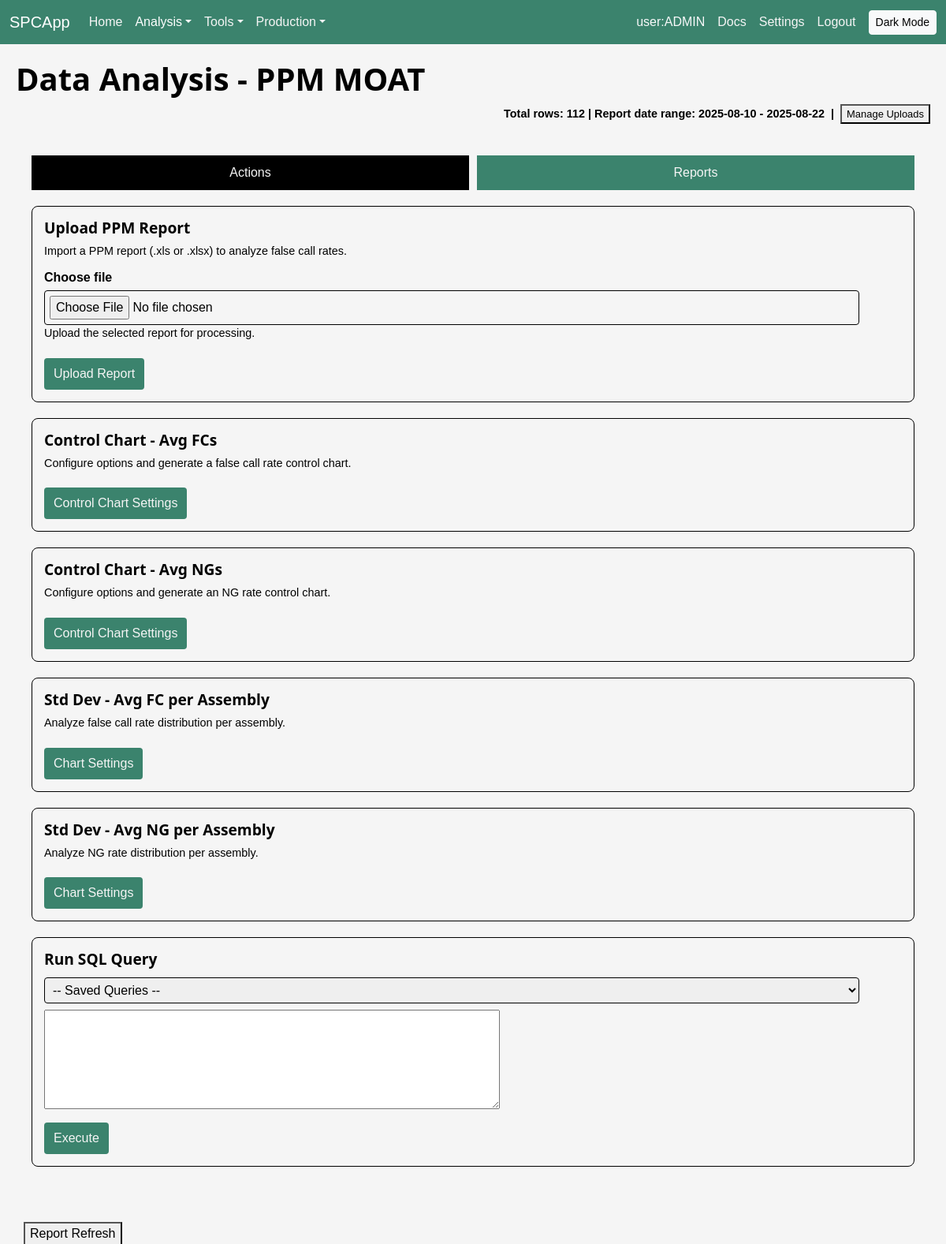
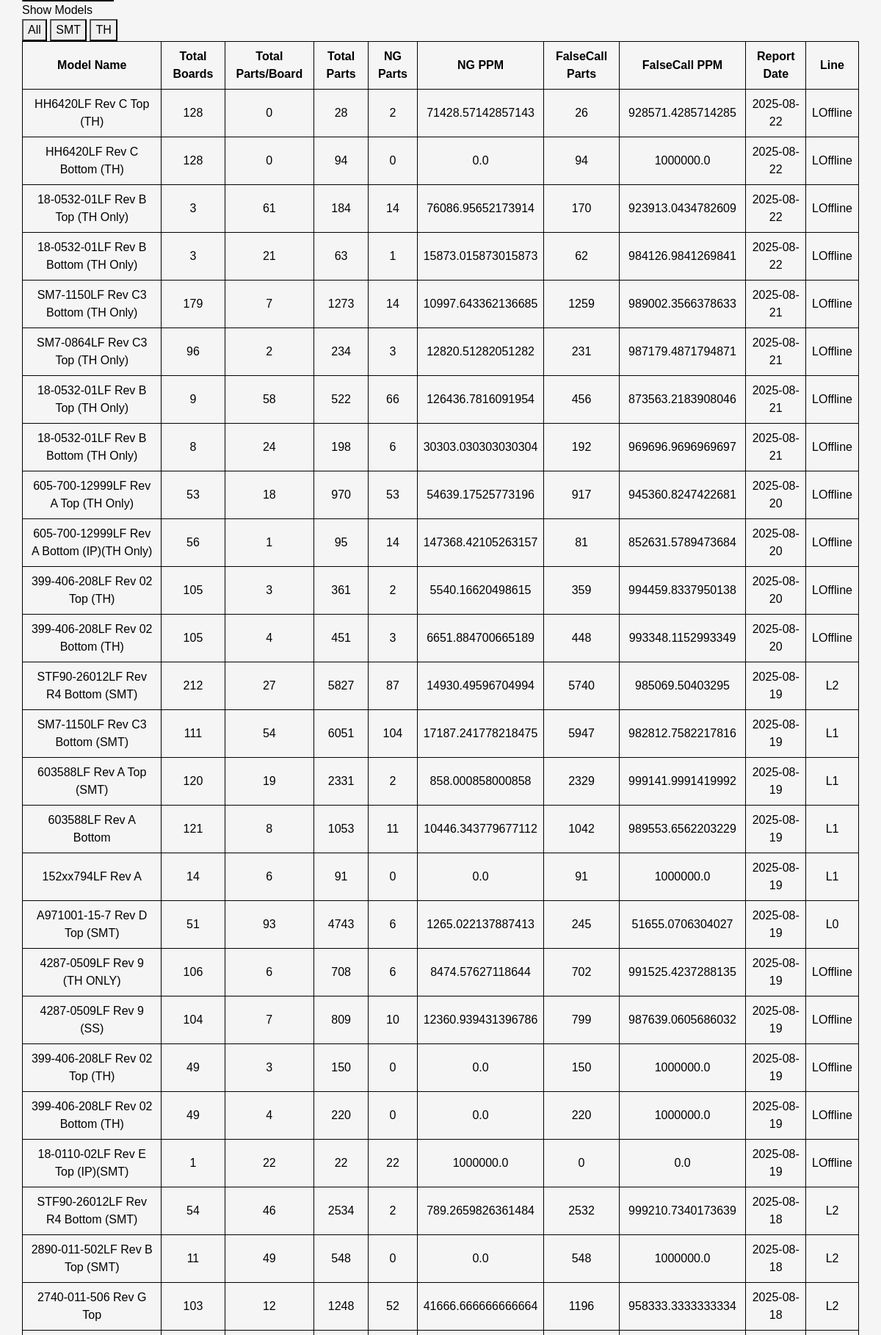
The page /analysis?view=moat (signed in, upper part) on the database its author committed (2 pictures, top to bottom).
### tables this page shows
CREATE TABLE users (
            id INTEGER PRIMARY KEY AUTOINCREMENT,
            username TEXT UNIQUE,
            password TEXT,
            part_markings INTEGER DEFAULT 0,
            aoi INTEGER DEFAULT 0,
            analysis INTEGER DEFAULT 0,
            dashboard INTEGER DEFAULT 0,
            reports INTEGER DEFAULT 0,
            c_suite INTEGER DEFAULT 0,
            is_admin INTEGER DEFAULT 0
        );

CREATE TABLE moat (
            id INTEGER PRIMARY KEY AUTOINCREMENT,
            model_name TEXT,
            total_boards INTEGER,
            total_parts_per_board INTEGER,
            total_parts INTEGER,
            ng_parts INTEGER,
            ng_ppm REAL,
            falsecall_parts INTEGER,
            falsecall_ppm REAL,
            upload_time TEXT,
            filename TEXT
        , report_date TEXT, line TEXT);

### run.py (the view, shortened to what this page needs)
@app.route('/analysis', methods=['GET', 'POST'])
@login_required
def analysis():
    show = False
    args = request.args
    if args.get('view') == 'moat':
        show = True
        conn = get_db()
        rows = conn.execute('SELECT * FROM moat ORDER BY report_date DESC, id DESC').fetchall()
        conn.close()
        total_rows = len(rows)
        if total_rows:
            report_dates = [
                date.fromisoformat(r['report_date'])
                for r in rows
                if r['report_date']
            ]
            if report_dates:
                earliest = min(report_dates).isoformat()
                latest = max(report_dates).isoformat()
            else:
                earliest = latest = ''
        else:
            earliest = latest = ''
    else:
        rows = []
        total_rows = 0
        earliest = latest = ''
    conn = get_db()
    model_rows = conn.execute('SELECT DISTINCT model_name FROM moat ORDER BY model_name').fetchall()
    conn.close()
    model_names = [r['model_name'] for r in model_rows]
    return render_template(
        'analysis.html',
        moat=rows,
        show_moat=show,
        total_rows=total_rows,
        earliest=earliest,
        latest=latest,
        model_names=model_names,
        startup_ppm_msg=app.config.get('STARTUP_PPM_MSG')
    )

### run.py (called while the page is built, shortened)
def get_db():
    conn = sqlite3.connect(DATABASE)
    conn.row_factory = sqlite3.Row
    return conn

def login_required(f):
    @wraps(f)
    def decorated(*args, **kwargs):
        if not session.get('user'):
            return redirect(url_for('login'))
        return f(*args, **kwargs)
    return decorated

@app.context_processor
def inject_globals():
    user = session.get('user')
    perms = {}
    is_admin = False
    if user:
        conn = get_db()
        row = conn.execute(
            'SELECT part_markings, aoi, analysis, dashboard, reports, is_admin, c_suite FROM users WHERE username = ?',
            (user,),
        ).fetchone()
        conn.close()
        if row:
            is_admin = bool(row['is_admin'] or row['c_suite'])
            if is_admin:
                perms = {
                    'part_markings': True,
                    'aoi': True,
                    'analysis': True,
                    'dashboard': True,
                    'reports': True,
                }
    return dict(current_user=user, permissions=perms, is_admin=is_admin)

### templates/analysis.html (shortened to what this page needs)
{% extends 'base.html' %}
{% block content %}
  <h1>Data Analysis - PPM MOAT</h1>
  {% if not show_moat %}
    <div style="display:flex; flex-direction:column; gap:10px; width:fit-content;">
      <button onclick="window.location='{{ url_for('analysis') }}?view=moat'">View PPM Reports</button>
      <button onclick="window.location='{{ url_for('compare_aoi_fi') }}'">Compare AOI vs Final Inspect</button>
    </div>
  {% else %}
    <div class="moat-stats">
      {% if total_rows %}
        Total rows: {{ total_rows }} | Report date range: {{ earliest }} - {{ latest }}
        {% if is_admin or permissions['analysis'] %}
        &nbsp;|&nbsp;
        <button id="show-uploads-btn" title="View or delete previously uploaded reports">Manage Uploads</button>
        {% endif %}
      {% endif %}
    </div>
    <div id="container">
      <div id="analysis-actions">
        <nav class="tab-nav">
          <button class="tab-link active" data-tab="actions-tab" data-desc="Upload and chart PPM reports." data-more="Import reports and configure control charts to analyze false call rates.">Actions</button>
          <button class="tab-link" data-tab="reports-tab" data-desc="Browse uploaded reports." data-more="View previously uploaded PPM reports and export data.">Reports</button>
        </nav>
        <div id="actions-tab" class="tab-content active">
          <div class="action-panel">
            {% if is_admin or permissions['analysis'] %}
            <div class="action-card">
              <h2>Upload PPM Report</h2>
              <p class="desc">Import a PPM report (.xls or .xlsx) to analyze false call rates.</p>
              <form method="post" enctype="multipart/form-data">
                <label for="ppm_report">Choose file</label>
                <input id="ppm_report" type="file" name="ppm_report" accept=".xls,.xlsx" required title="PPM report Excel file">
                <p class="field-desc">Upload the selected report for processing.</p>
                <button type="submit" title="Upload and analyze the report">Upload Report</button>
              </form>
            </div>
            {% endif %}
            <div class="action-card">
              <h2>Control Chart - Avg FCs</h2>
              <p class="desc">Configure options and generate a false call rate control chart.</p>
              <button id="control-chart-btn" title="Show or hide chart options">Control Chart Settings</button>
            </div>
            <div class="action-card">
              <h2>Control Chart - Avg NGs</h2>
              <p class="desc">Configure options and generate an NG rate control chart.</p>
              <button id="control-chart-ng-btn" title="Show or hide chart options">Control Chart Settings</button>
            </div>
            <div class="action-card">
              <h2>Std Dev - Avg FC per Assembly</h2>
              <p class="desc">Analyze false call rate distribution per assembly.</p>
              <button id="stddev-chart-btn" title="Show or hide chart options">Chart Settings</button>
          </div>
          <div class="action-card">
            <h2>Std Dev - Avg NG per Assembly</h2>
            <p class="desc">Analyze NG rate distribution per assembly.</p>
            <button id="ng-stddev-chart-btn" title="Show or hide chart options">Chart Settings</button>
          </div>
          <div class="action-card">
            <h2>Run SQL Query</h2>
            <form id="sql-form">
              <div class="saved-query-bar">
                  <select id="saved-queries">
                    <option value="">-- Saved Queries --</option>
                  </select>
                </div>
                <textarea id="sql-query" rows="5" cols="60"></textarea><br>
                <button type="submit">Execute</button>
              </form>
            </div>
          </div>
        </div>
      </div>
      <div id="moat-table">
        {% if is_admin or permissions['analysis'] %}
        <button id="ppm-refresh-btn">Report Refresh</button>
        {% endif %}
        <div id="model-filter-container">
          <span>Show Models</span>
          <div class="model-toolbar">
            <button type="button" class="model-filter-btn active" data-filter="all">All</button>
            <button type="button" class="model-filter-btn" data-filter="smt">SMT</button>
            <button type="button" class="model-filter-btn" data-filter="th">TH</button>
          </div>
        </div>
        <table>
          <thead><tr>
            <th>Model Name</th><th>Total Boards</th><th>Total Parts/Board</th>
            <th>Total Parts</th><th>NG Parts</th><th>NG PPM</th>
            <th>FalseCall Parts</th><th>FalseCall PPM</th><th>Report Date</th><th>Line</th>
          </tr></thead>
          <tbody>
          {% for row in moat %}
          <tr>
            <td>{{ row['model_name'] }}</td>
            <td>{{ row['total_boards'] }}</td>
            <td>{{ row['total_parts_per_board'] }}</td>
            <td>{{ row['total_parts'] }}</td>
            <td>{{ row['ng_parts'] }}</td>
            <td>{{ row['ng_ppm'] }}</td>
            <td>{{ row['falsecall_parts'] }}</td>
            <td>{{ row['falsecall_ppm'] }}</td>
            <td>{{ row['report_date'] }}</td>
            <td>{{ row['line'] }}</td>
          </tr>
          {% endfor %}
          </tbody>
        </table>
      </div>
    </div>
    {% endif %}
  {% endblock %}

### templates/base.html (shortened to what this page needs)
<!doctype html>
<html lang="en">
<head>
  <link href="https://cdn.jsdelivr.net/npm/bootstrap@5.3.2/dist/css/bootstrap.min.css" rel="stylesheet">
  <link rel="stylesheet" href="/static/css/theme.css">
  <link rel="stylesheet" href="/static/css/style.css">
  <link rel="stylesheet" href="/static/css/bootstrap_overrides.css">
</head>
<body data-admin="{{ 'true' if is_admin else 'false' }}" data-base-path="{{ report_base|default('') }}">
  {% if current_user %}
  <nav class="navbar navbar-expand-lg navbar-dark" aria-label="Main navigation">
    <div class="container-fluid">
      <a class="navbar-brand" href="{{ url_for('home') }}">SPCApp</a>
      <div class="collapse navbar-collapse" id="mainNav">
        <ul class="navbar-nav me-auto">
          <li class="nav-item">
            <a class="nav-link{% if request.endpoint == 'home' %} active{% endif %}" href="{{ url_for('home') }}"{% if request.endpoint == 'home' %} aria-current="page"{% endif %}>Home</a>
          </li>
          <li class="nav-item dropdown">
            <a class="nav-link dropdown-toggle{% if request.endpoint and (request.endpoint.startswith('analysis') or request.endpoint in ['aoi_report','final_inspect_report']) %} active{% endif %}" href="#" id="analysisDropdown" role="button" data-bs-toggle="dropdown" aria-expanded="false">Analysis</a>
          </li>
          <li class="nav-item dropdown">
            <a class="nav-link dropdown-toggle" href="#" id="toolsDropdown" role="button" data-bs-toggle="dropdown" aria-expanded="false">Tools</a>
          </li>
          <li class="nav-item dropdown">
            <a class="nav-link dropdown-toggle{% if request.endpoint and request.endpoint.startswith('jobs') %} active{% endif %}" href="#" id="productionDropdown" role="button" data-bs-toggle="dropdown" aria-expanded="false">Production</a>
          </li>
        </ul>
        <div class="navbar-nav ms-auto align-items-center">
          <span class="navbar-text text-light me-2">user:{{ current_user }}</span>
          <a class="nav-link{% if request.endpoint == 'docs' %} active{% endif %}" href="{{ url_for('docs') }}"{% if request.endpoint == 'docs' %} aria-current="page"{% endif %}>Docs</a>
          {% if is_admin %}
          <a class="nav-link{% if request.endpoint == 'settings' %} active{% endif %}" href="{{ url_for('settings') }}"{% if request.endpoint == 'settings' %} aria-current="page"{% endif %}>Settings</a>
          {% endif %}
          <a class="nav-link" href="{{ url_for('logout') }}">Logout</a>
          <button id="theme-toggle" type="button" class="btn btn-light btn-sm ms-2">Dark Mode</button>
        </div>
      </div>
    </div>
  </nav>
  {% endif %}
  <main>
  {% block content %}{% endblock %}
  </main>
</body>
</html>

### static/css/theme.css (style rules this page uses)
:root { --color-black: #000000; --color-white: #f5f5f5; --color-accent: #3b836d; --color-warning-bg: #fff3cd; --color-danger-bg: #f8d7da; --font-body: Arial, sans-serif; --font-heading: 'Segoe UI', Tahoma, sans-serif; --heading-weight: 600; --button-font-weight: 500; }

### static/css/style.css (style rules this page uses)
body { font-family: var(--font-body); margin: 0; background: var(--color-white); color: var(--color-black); }
main { margin: 20px; }
h1, h2, h3, h4, h5, h6 { font-family: var(--font-heading); font-weight: var(--heading-weight); color: var(--color-black); }
p { color: var(--color-black); }
a { color: var(--color-accent); }
.navbar { background-color: var(--color-accent) !important; }
.btn { font-weight: var(--button-font-weight); }
.moat-stats { font-size: 0.9em; color: var(--color-black); margin-bottom: 8px; }
#show-uploads-btn { font-size: 0.9em; }
#container { display:flex; flex-direction:column; margin-top:20px; }
#analysis-actions, #markings-actions, #aoi-actions, #stencil-actions { padding:20px; overflow:auto; width:100%; box-sizing:border-box; margin-bottom:20px; }
#moat-table, #markings-table, #aoi-table, #stencil-table, #final-inspect-table { padding:10px; overflow:auto; width:100%; box-sizing:border-box; margin-top:20px; }
table { width:100%; border-collapse:collapse; }
th, td { border:1px solid var(--color-black); padding:8px; text-align:center; }
table thead th { position: sticky; top: 0; background: var(--color-white); z-index: 1; }
.action-panel { display: flex; flex-direction: column; gap: 20px; }
.action-card { background: var(--color-white); border: 1px solid var(--color-black); border-radius: 8px; padding: 15px; }
.action-card h2 { margin-top: 0; font-size: 1.2em; }
.action-card p { margin: 0 0 10px; color: var(--color-black); font-size: 0.9em; }
.field-desc { font-size: 0.8em; color: var(--color-black); margin-top: 6px; }
.dropdown { position: relative; display: inline-block; }
.action-card label { display: block; margin-top: 10px; font-weight: bold; }
.action-card input[type="text"], .action-card input[type="number"], .action-card input[type="date"], .action-card input[type="file"], .action-card input[type="password"], .action-card select { width: 95%; padding: 6px; margin-top: 4px; border: 1px solid var(--color-black); border-radius: 4px; }
.action-card button { margin-top: 10px; padding: 8px 12px; border: none; background: var(--color-accent); color: var(--color-white); border-radius: 4px; cursor: pointer; }
.tab-nav { display: flex; gap: 10px; margin-bottom: 20px; }
.tab-nav button { flex: 1; background: var(--color-accent); color: var(--color-white); border: none; padding: 10px; cursor: pointer; text-align: center; transition: background 0.3s ease; }
.tab-nav button.active { background: var(--color-black); color: var(--color-white); }
.tab-content { display: none; }
.tab-content.active { display: block; }
.moat-stats { width: 100%; text-align: right; font-weight: bold; }
.saved-query-bar { margin-bottom: 8px; }

### rows shown on the page
users: username "ADMIN"
moat: model_name "HH6420LF Rev C Top (TH)", total_boards "128", total_parts_per_board "0", total_parts "28", ng_parts "2", ng_ppm "71428.57142857143", falsecall_parts "26", falsecall_ppm "928571.4285714285", report_date "2025-08-22", line "LOffline"
moat: model_name "HH6420LF Rev C Bottom (TH)", total_boards "128", total_parts_per_board "0", total_parts "94", ng_parts "0", ng_ppm "0.0", falsecall_parts "94", falsecall_ppm "1000000.0", report_date "2025-08-22", line "LOffline"
moat: model_name "18-0532-01LF Rev B Top (TH Only)", total_boards "3", total_parts_per_board "61", total_parts "184", ng_parts "14", ng_ppm "76086.95652173914", falsecall_parts "170", falsecall_ppm "923913.0434782609", report_date "2025-08-22", line "LOffline"
moat: model_name "18-0532-01LF Rev B Bottom (TH Only)", total_boards "3", total_parts_per_board "21", total_parts "63", ng_parts "1", ng_ppm "15873.015873015873", falsecall_parts "62", falsecall_ppm "984126.9841269841", report_date "2025-08-22", line "LOffline"
moat: model_name "SM7-1150LF Rev C3 Bottom (TH Only)", total_boards "179", total_parts_per_board "7", total_parts "1273", ng_parts "14", ng_ppm "10997.643362136685", falsecall_parts "1259", falsecall_ppm "989002.3566378633", report_date "2025-08-21", line "LOffline"
moat: model_name "SM7-0864LF Rev C3 Top (TH Only)", total_boards "96", total_parts_per_board "2", total_parts "234", ng_parts "3", ng_ppm "12820.51282051282", falsecall_parts "231", falsecall_ppm "987179.4871794871", report_date "2025-08-21", line "LOffline"
moat: model_name "18-0532-01LF Rev B Top (TH Only)", total_boards "9", total_parts_per_board "58", total_parts "522", ng_parts "66", ng_ppm "126436.7816091954", falsecall_parts "456", falsecall_ppm "873563.2183908046", report_date "2025-08-21", line "LOffline"
moat: model_name "18-0532-01LF Rev B Bottom (TH Only)", total_boards "8", total_parts_per_board "24", total_parts "198", ng_parts "6", ng_ppm "30303.030303030304", falsecall_parts "192", falsecall_ppm "969696.9696969697", report_date "2025-08-21", line "LOffline"
moat: model_name "605-700-12999LF Rev A Top (TH Only)", total_boards "53", total_parts_per_board "18", total_parts "970", ng_parts "53", ng_ppm "54639.17525773196", falsecall_parts "917", falsecall_ppm "945360.8247422681", report_date "2025-08-20", line "LOffline"
moat: model_name "605-700-12999LF Rev A Bottom (IP)(TH Only)", total_boards "56", total_parts_per_board "1", total_parts "95", ng_parts "14", ng_ppm "147368.42105263157", falsecall_parts "81", falsecall_ppm "852631.5789473684", report_date "2025-08-20", line "LOffline"
moat: model_name "399-406-208LF Rev 02 Top (TH)", total_boards "105", total_parts_per_board "3", total_parts "361", ng_parts "2", ng_ppm "5540.16620498615", falsecall_parts "359", falsecall_ppm "994459.8337950138", report_date "2025-08-20", line "LOffline"
moat: model_name "399-406-208LF Rev 02 Bottom (TH)", total_boards "105", total_parts_per_board "4", total_parts "451", ng_parts "3", ng_ppm "6651.884700665189", falsecall_parts "448", falsecall_ppm "993348.1152993349", report_date "2025-08-20", line "LOffline"
moat: model_name "STF90-26012LF Rev R4 Bottom (SMT)", total_boards "212", total_parts_per_board "27", total_parts "5827", ng_parts "87", ng_ppm "14930.49596704994", falsecall_parts "5740", falsecall_ppm "985069.50403295", report_date "2025-08-19", line "L2"
moat: model_name "SM7-1150LF Rev C3 Bottom (SMT)", total_boards "111", total_parts_per_board "54", total_parts "6051", ng_parts "104", ng_ppm "17187.241778218475", falsecall_parts "5947", falsecall_ppm "982812.7582217816", report_date "2025-08-19", line "L1"
moat: model_name "603588LF Rev A Top (SMT)", total_boards "120", total_parts_per_board "19", total_parts "2331", ng_parts "2", ng_ppm "858.000858000858", falsecall_parts "2329", falsecall_ppm "999141.9991419992", report_date "2025-08-19", line "L1"
moat: model_name "603588LF Rev A Bottom", total_boards "121", total_parts_per_board "8", total_parts "1053", ng_parts "11", ng_ppm "10446.343779677112", falsecall_parts "1042", falsecall_ppm "989553.6562203229", report_date "2025-08-19", line "L1"
moat: model_name "152xx794LF Rev A", total_boards "14", total_parts_per_board "6", total_parts "91", ng_parts "0", ng_ppm "0.0", falsecall_parts "91", falsecall_ppm "1000000.0", report_date "2025-08-19", line "L1"
moat: model_name "A971001-15-7 Rev D Top (SMT)", total_boards "51", total_parts_per_board "93", total_parts "4743", ng_parts "6", ng_ppm "1265.022137887413", falsecall_parts "245", falsecall_ppm "51655.0706304027", report_date "2025-08-19", line "L0"
moat: model_name "4287-0509LF Rev 9 (TH ONLY)", total_boards "106", total_parts_per_board "6", total_parts "708", ng_parts "6", ng_ppm "8474.57627118644", falsecall_parts "702", falsecall_ppm "991525.4237288135", report_date "2025-08-19", line "LOffline"
moat: model_name "4287-0509LF Rev 9 (SS)", total_boards "104", total_parts_per_board "7", total_parts "809", ng_parts "10", ng_ppm "12360.939431396786", falsecall_parts "799", falsecall_ppm "987639.0605686032", report_date "2025-08-19", line "LOffline"
moat: model_name "399-406-208LF Rev 02 Top (TH)", total_boards "49", total_parts_per_board "3", total_parts "150", ng_parts "0", ng_ppm "0.0", falsecall_parts "150", falsecall_ppm "1000000.0", report_date "2025-08-19", line "LOffline"
moat: model_name "399-406-208LF Rev 02 Bottom (TH)", total_boards "49", total_parts_per_board "4", total_parts "220", ng_parts "0", ng_ppm "0.0", falsecall_parts "220", falsecall_ppm "1000000.0", report_date "2025-08-19", line "LOffline"
moat: model_name "18-0110-02LF Rev E Top (IP)(SMT)", total_boards "1", total_parts_per_board "22", total_parts "22", ng_parts "22", ng_ppm "1000000.0", falsecall_parts "0", falsecall_ppm "0.0", report_date "2025-08-19", line "LOffline"
moat: model_name "STF90-26012LF Rev R4 Bottom (SMT)", total_boards "54", total_parts_per_board "46", total_parts "2534", ng_parts "2", ng_ppm "789.2659826361484", falsecall_parts "2532", falsecall_ppm "999210.7340173639", report_date "2025-08-18", line "L2"
moat: model_name "2890-011-502LF Rev B Top (SMT)", total_boards "11", total_parts_per_board "49", total_parts "548", ng_parts "0", ng_ppm "0.0", falsecall_parts "548", falsecall_ppm "1000000.0", report_date "2025-08-18", line "L2"
moat: model_name "2740-011-506 Rev G Top", total_boards "103", total_parts_per_board "12", total_parts "1248", ng_parts "52", ng_ppm "41666.666666666664", falsecall_parts "1196", falsecall_ppm "958333.3333333334", report_date "2025-08-18", line "L2"

### other values the page prints
{{ total_rows }} "112"
{{ earliest }} "2025-08-10"
{{ latest }} "2025-08-22"
